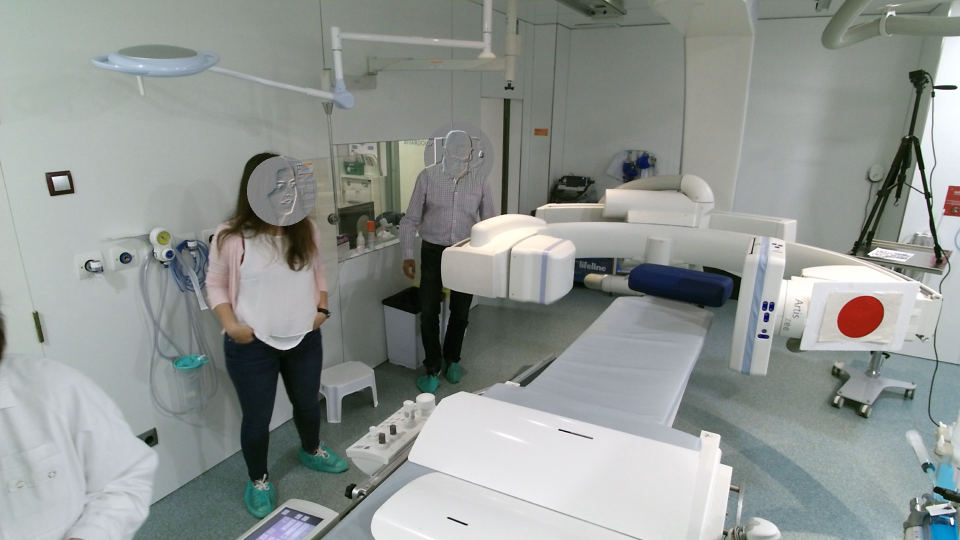
%> input picture Lab3/images/C arm -90.png, 1920 x 1080 px (shown at 1/2 size)
$ octave main.m   (GNU Octave 9; MATLAB toolbox functions it lacks are replaced by stand-ins)
%> lines starting %> are read from the running program, lines starting %| are printed output that depends on the picture; in (x1, y1, x2, y2) boxes, pixels count from 0 and x2, y2 are one past the last pixel; in counts of white or black regions, pixels touching at a corner belong together; the program's own positions count from 1
### Lab3/lab_dist.m
function [dist] = lab_dist(X1, X2)
% assume X1 and X2 are [n,dim] or one of them is [1,dim]
dist = vecnorm( X1-X2, 2, 2 ); % 2-norm, second dimension
end

### Lab3/main.m
clear; clc; close all;

%%
Im = imread( "images/C arm -90.png");
%> Im is the input picture: size 1080x1920x3 uint8; mean R, G, B 144.1, 149.6, 146.3

% ["images/C arm 90.png", "images/C arm 60.png", "images/C arm 45.png",
%  "images/C arm 30.png", "images/C arm 0.png", "images/C arm -30.png",
%  "images/C arm -45.png", "images/C arm -60.png", "images/C arm -90.png"];
%
% circle_color = impixel(Im);
w = size(Im, 1);
%> w = 1080
h = size(Im, 2);
%> h = 1920
th = 0.15;
% THRESHOLDS:
% 0,90: 0.25
% 60:   0.2
% m90:  0.15
area_th = 500;

circle_color = [191.5593   63.1649   59.9497]; % [165.6667   45.0000   38.2222];
%circle_color = [165.6667   45.0000   38.2222];
circle_color = [122.4832   31.8623   21.5139]; % 90,m60,m90
%circle_color = [164.9948   45.4730   38.6707]; % 0
%circle_color = [220.3644   48.2486   54.4132]; %-30
%circle_color = [233.8445  122.8051  132.2756] %-45 [BAD]

% lab space distance
circle_color_lab = rgb2lab(circle_color);
lab_im = rgb2lab(Im);
%> lab_im: size 1080x1920x3 double; mean of channels 1, 2, 3 60.8, -2.6, 1.2
lab_im = reshape(lab_im, [w*h, 3]);

distance_matrix = lab_dist(lab_im, circle_color_lab);
max_dist = max(distance_matrix, [],'all');
%> max_dist = 5282
min_dist = min(distance_matrix, [],'all');
%> min_dist = 5200.7
BW_im = reshape( (distance_matrix-min_dist)/(max_dist-min_dist),  [w,h]);
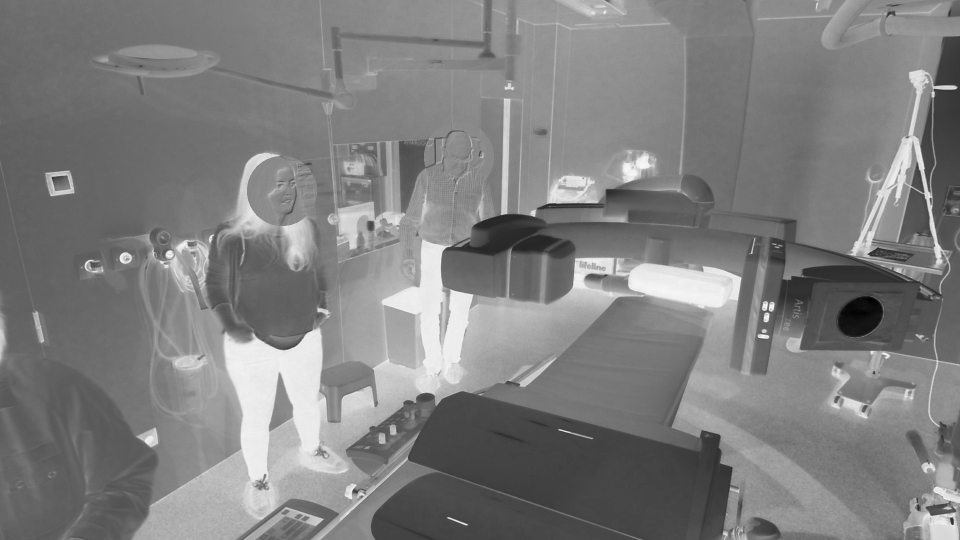
%> BW_im: size 1080x1920 double (shown at 1/2 size); min 0, max 1, mean 0.5


bin_image =  BW_im < th;
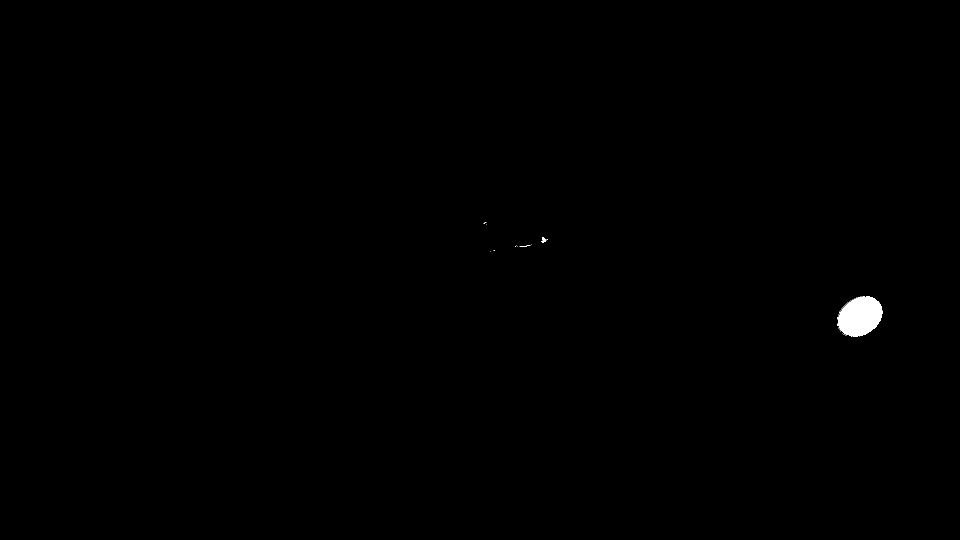
%> bin_image: size 1080x1920 logical (shown at 1/2 size); 0.27% white; 65 white regions (62 under 20 px), largest, box (x1, y1, x2, y2) and area: (1676, 592, 1766, 674) 5420, (1082, 474, 1093, 486) 64, (1045, 490, 1061, 494) 22
SE = strel('disk',2);
% bin_image = imclose(bin_image, SE);
% imshow( bin_image)

stats = regionprops('table',bin_image ,'Centroid','Area','Circularity');
%> stats = 65 regions; largest, Area, Centroid and Circularity: 5420 [1721.2 633.8] 0.727, 64 [1088 480.7] 0.395, 22 [1053.5 492.8] 0.209, 8 [970.5 446.4] 0.433, 6 [1041.8 493.7] 0.744

stats = stats( stats.Area > area_th,:)
%> stats = 1 region; Area, Centroid and Circularity: 5420 [1721.2 633.8] 0.727
[M,i] = max(stats.Circularity);
%> M = 0.727; i = 1
% the circle will have the centroid in the maximum circularity
centroid = stats(i,:).Centroid;
%> centroid = [1721.2 633.8]

% show results
imshow( bin_image)
hold on
plot(centroid(1), centroid(2), 'r+')
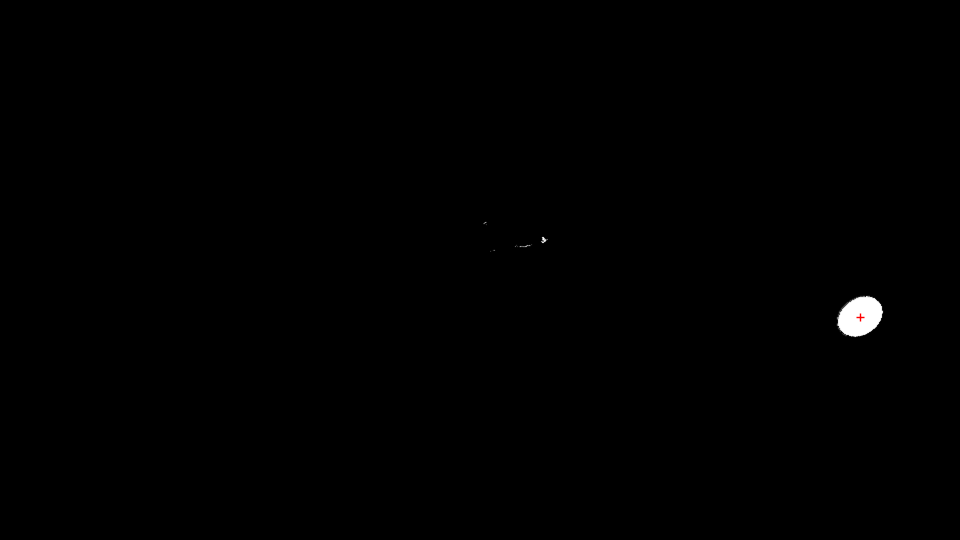
%> figure redrawn from the program's plot data; shown at 1/2 size
hold off
%% get the circle color with lab space
names = ["images/C arm 90.png", "images/C arm 60.png", "images/C arm 45.png", ...
        "images/C arm 30.png", "images/C arm 0.png", "images/C arm -30.png", ...
        "images/C arm -45.png", "images/C arm -60.png", "images/C arm -90.png"];

point_colors = [];
for i = 1%:9
    names(i)
    Im = imread( names(i) );
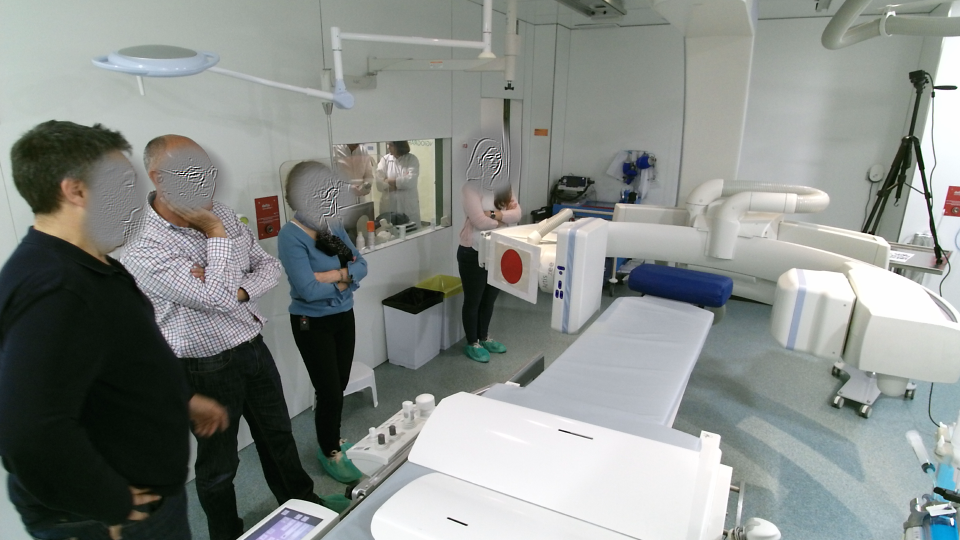
%> input picture Lab3/images/C arm 90.png, 1920 x 1080 px (shown at 1/2 size)
%> Im is the input picture: size 1080x1920x3 uint8; mean R, G, B 135.1, 140.1, 136.7
%> (the run ends here)
